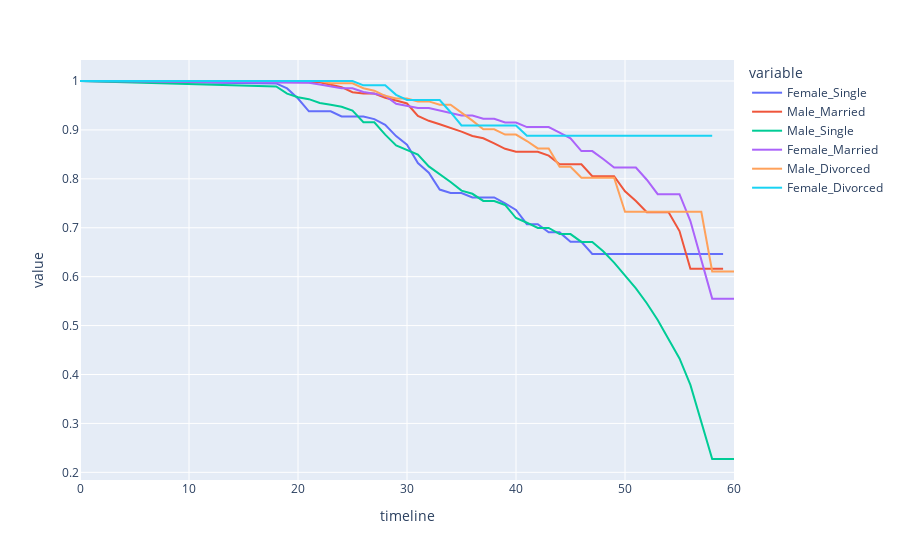

Notebook code for this chart:
### Markdown cell above
## 6. Now that we have looked at the retention rates by gender and marital status individually, let's look at them together. 

Create a new field in the data set that concatenates marital status and gender, and then generate and plot a survival curve that shows the retention by this new field over the age of the employee.

### Code cell
data['Gender&MaritalStat'] = data['Gender']+'_'+data['MaritalStatus']
emp_rates = survival(data, 'Gender&MaritalStat', 'Age', 'Attrition')
px.line(emp_rates, x=emp_rates.index, y=emp_rates.columns).show()

### Figure 1 — Plotly figure (JSON) as saved in the notebook; plotly's stock layout.template omitted (floating-point values rounded to 4 significant figures)
{"data": [{"hovertemplate": "variable=Female_Single<br>timeline=%{x}<br>value=%{y}<extra></extra>", "legendgroup": "Female_Single", "line": {"color": "#636efa", "dash": "solid"}, "mode": "lines", "name": "Female_Single", "orientation": "v", "showlegend": true, "type": "scatter", "x": [0, 18, 19, 20, 21, 22, 23, 24, 25, 26, 27, 28, 29, 30, 31, 32, 33, 34, 35, 36, 37, 38, 39, 40, 41, 42, 43, 44, 45, 46, 47, 48, 49, 50, 51, 52, 53, 54, 55, 56, 57, 58, 59, 60], "xaxis": "x", "y": [1, 0.995, 0.9848, 0.9641, 0.9381, 0.9381, 0.9381, 0.9275, 0.9275, 0.9275, 0.922, 0.9106, 0.8874, 0.8697, 0.8322, 0.8125, 0.7781, 0.7709, 0.7709, 0.7619, 0.7619, 0.7619, 0.7497, 0.7363, 0.7074, 0.7074, 0.6906, 0.6906, 0.6714, 0.6714, 0.6465, 0.6465, 0.6465, 0.6465, 0.6465, 0.6465, 0.6465, 0.6465, 0.6465, 0.6465, 0.6465, 0.6465, 0.6465, null], "yaxis": "y"}, {"hovertemplate": "variable=Male_Married<br>timeline=%{x}<br>value=%{y}<extra></extra>", "legendgroup": "Male_Married", "line": {"color": "#EF553B", "dash": "solid"}, "mode": "lines", "name": "Male_Married", "orientation": "v", "showlegend": true, "type": "scatter", "x": [0, 18, 19, 20, 21, 22, 23, 24, 25, 26, 27, 28, 29, 30, 31, 32, 33, 34, 35, 36, 37, 38, 39, 40, 41, 42, 43, 44, 45, 46, 47, 48, 49, 50, 51, 52, 53, 54, 55, 56, 57, 58, 59, 60], "xaxis": "x", "y": [1, 0.9988, 0.9988, 0.9988, 0.9988, 0.9975, 0.9925, 0.9874, 0.977, 0.9743, 0.9743, 0.9659, 0.96, 0.954, 0.9286, 0.9187, 0.9116, 0.9043, 0.8964, 0.8876, 0.8828, 0.8726, 0.8614, 0.8553, 0.8553, 0.8553, 0.8473, 0.8299, 0.8299, 0.8299, 0.8055, 0.8055, 0.8055, 0.7745, 0.7546, 0.7318, 0.7318, 0.7318, 0.6932, 0.6162, 0.6162, 0.6162, 0.6162, null], "yaxis": "y"}, {"hovertemplate": "variable=Male_Single<br>timeline=%{x}<br>value=%{y}<extra></extra>", "legendgroup": "Male_Single", "line": {"color": "#00cc96", "dash": "solid"}, "mode": "lines", "name": "Male_Single", "orientation": "v", "showlegend": true, "type": "scatter", "x": [0, 18, 19, 20, 21, 22, 23, 24, 25, 26, 27, 28, 29, 30, 31, 32, 33, 34, 35, 36, 37, 38, 39, 40, 41, 42, 43, 44, 45, 46, 47, 48, 49, 50, 51, 52, 53, 54, 55, 56, 57, 58, 59, 60], "xaxis": "x", "y": [1, 0.9889, 0.9741, 0.9667, 0.9629, 0.9552, 0.9513, 0.9474, 0.9395, 0.9156, 0.9156, 0.8903, 0.8684, 0.8592, 0.8497, 0.8254, 0.8099, 0.7935, 0.776, 0.7694, 0.7548, 0.7548, 0.7466, 0.7199, 0.7103, 0.6995, 0.6995, 0.6871, 0.6871, 0.6711, 0.6711, 0.6519, 0.6286, 0.6035, 0.576, 0.5457, 0.5116, 0.4723, 0.4329, 0.3788, 0.303, 0.2273, 0.2273, 0.2273], "yaxis": "y"}, {"hovertemplate": "variable=Female_Married<br>timeline=%{x}<br>value=%{y}<extra></extra>", "legendgroup": "Female_Married", "line": {"color": "#ab63fa", "dash": "solid"}, "mode": "lines", "name": "Female_Married", "orientation": "v", "showlegend": true, "type": "scatter", "x": [0, 18, 19, 20, 21, 22, 23, 24, 25, 26, 27, 28, 29, 30, 31, 32, 33, 34, 35, 36, 37, 38, 39, 40, 41, 42, 43, 44, 45, 46, 47, 48, 49, 50, 51, 52, 53, 54, 55, 56, 57, 58, 59, 60], "xaxis": "x", "y": [1, 0.9963, 0.9963, 0.9963, 0.9963, 0.9926, 0.9889, 0.9852, 0.9852, 0.9777, 0.9738, 0.9698, 0.9535, 0.9493, 0.9449, 0.9449, 0.94, 0.9349, 0.9294, 0.9294, 0.9228, 0.9228, 0.9151, 0.9151, 0.9058, 0.9058, 0.9058, 0.8946, 0.8827, 0.8568, 0.8568, 0.8406, 0.8231, 0.8231, 0.8231, 0.7981, 0.7686, 0.7686, 0.7686, 0.7137, 0.6344, 0.5551, 0.5551, 0.5551], "yaxis": "y"}, {"hovertemplate": "variable=Male_Divorced<br>timeline=%{x}<br>value=%{y}<extra></extra>", "legendgroup": "Male_Divorced", "line": {"color": "#FFA15A", "dash": "solid"}, "mode": "lines", "name": "Male_Divorced", "orientation": "v", "showlegend": true, "type": "scatter", "x": [0, 18, 19, 20, 21, 22, 23, 24, 25, 26, 27, 28, 29, 30, 31, 32, 33, 34, 35, 36, 37, 38, 39, 40, 41, 42, 43, 44, 45, 46, 47, 48, 49, 50, 51, 52, 53, 54, 55, 56, 57, 58, 59, 60], "xaxis": "x", "y": [1, 1, 1, 1, 1, 1, 0.9952, 0.9952, 0.9952, 0.9852, 0.9802, 0.9697, 0.9643, 0.9643, 0.9583, 0.9583, 0.9515, 0.9515, 0.9357, 0.919, 0.9013, 0.9013, 0.8906, 0.8906, 0.8773, 0.8621, 0.8621, 0.8247, 0.8247, 0.8024, 0.8024, 0.8024, 0.8024, 0.7326, 0.7326, 0.7326, 0.7326, 0.7326, 0.7326, 0.7326, 0.7326, 0.6105, 0.6105, 0.6105], "yaxis": "y"}, {"hovertemplate": "variable=Female_Divorced<br>timeline=%{x}<br>value=%{y}<extra></extra>", "legendgroup": "Female_Divorced", "line": {"color": "#19d3f3", "dash": "solid"}, "mode": "lines", "name": "Female_Divorced", "orientation": "v", "showlegend": true, "type": "scatter", "x": [0, 18, 19, 20, 21, 22, 23, 24, 25, 26, 27, 28, 29, 30, 31, 32, 33, 34, 35, 36, 37, 38, 39, 40, 41, 42, 43, 44, 45, 46, 47, 48, 49, 50, 51, 52, 53, 54, 55, 56, 57, 58, 59, 60], "xaxis": "x", "y": [1, 1, 1, 1, 1, 1, 1, 1, 1, 0.9912, 0.9912, 0.9912, 0.9717, 0.9612, 0.9612, 0.9612, 0.9612, 0.9362, 0.9091, 0.9091, 0.9091, 0.9091, 0.9091, 0.9091, 0.8879, 0.8879, 0.8879, 0.8879, 0.8879, 0.8879, 0.8879, 0.8879, 0.8879, 0.8879, 0.8879, 0.8879, 0.8879, 0.8879, 0.8879, 0.8879, 0.8879, 0.8879, null, null], "yaxis": "y"}], "layout": {"legend": {"title": {"text": "variable"}, "tracegroupgap": 0}, "margin": {"t": 60}, "xaxis": {"anchor": "y", "domain": [0, 1], "title": {"text": "timeline"}}, "yaxis": {"anchor": "x", "domain": [0, 1], "title": {"text": "value"}}}}
